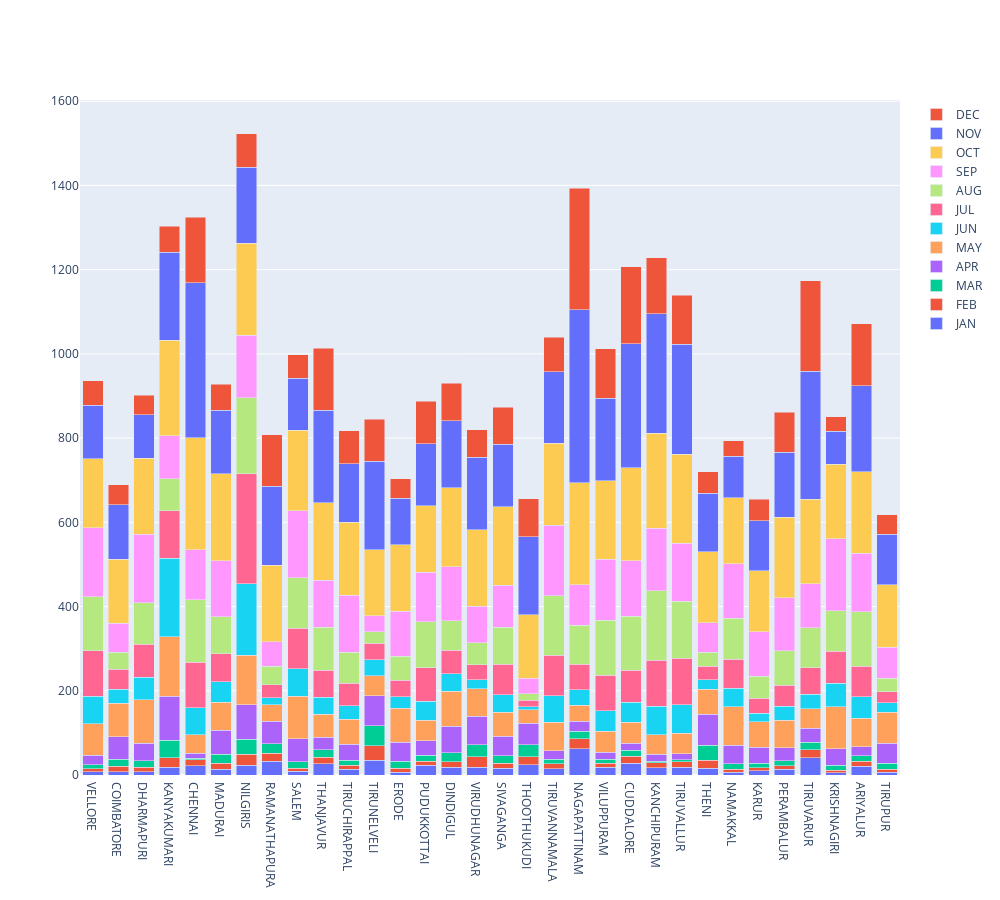

The notebook cell saved with this chart:
### Code cell
data=data.astype({"STATE_UT_NAME":'category'})
data=data.astype({"DISTRICT":'category'})
#district wise average annual flow of rainfall 

data1_vlr=data[['DISTRICT', 'JAN', 'FEB', 'MAR', 'APR', 'MAY', 'JUN', 'JUL', 'AUG', 'SEP', 'OCT', 'NOV', 'DEC']].loc[data['STATE_UT_NAME']=='TAMIL NADU']


month=['JAN', 'FEB', 'MAR', 'APR', 'MAY', 'JUN', 'JUL', 'AUG', 'SEP', 'OCT', 'NOV', 'DEC']

data2_vlr=[]
for i in month:
    data2_vlr.append(
        go.Bar(
            x = data1_vlr['DISTRICT'],
            y = data1_vlr[i].values,
            name = i))

layout = go.Layout(barmode = 'stack',width=1000, height=900)
go.Figure(data = data2_vlr, layout = layout).show()

### Figure 1 — Plotly figure (JSON) as saved in the notebook; plotly's stock layout.template omitted (floating-point values rounded to 4 significant figures)
{"data": [{"name": "JAN", "type": "bar", "x": ["VELLORE", "COIMBATORE", "DHARMAPURI", "KANYAKUMARI", "CHENNAI", "MADURAI", "NILGIRIS", "RAMANATHAPURA", "SALEM", "THANJAVUR", "TIRUCHIRAPPAL", "TIRUNELVELI", "ERODE", "PUDUKKOTTAI", "DINDIGUL", "VIRUDHUNAGAR", "SIVAGANGA", "THOOTHUKUDI", "TIRUVANNAMALA", "NAGAPATTINAM", "VILUPPURAM", "CUDDALORE", "KANCHIPURAM", "TIRUVALLUR", "THENI", "NAMAKKAL", "KARUR", "PERAMBALUR", "TIRUVARUR", "KRISHNAGIRI", "ARIYALUR", "TIRUPUR"], "y": [8.1, 8.1, 8, 18.4, 22.1, 13.6, 23.1, 33, 8.5, 26.9, 13.6, 35.4, 6.6, 23.2, 19, 18.8, 15.6, 24.6, 14.7, 62.6, 18.5, 27.9, 17.3, 18, 16, 6.5, 9.7, 13.1, 40.9, 4.9, 21.2, 7.1]}, {"name": "FEB", "type": "bar", "x": ["VELLORE", "COIMBATORE", "DHARMAPURI", "KANYAKUMARI", "CHENNAI", "MADURAI", "NILGIRIS", "RAMANATHAPURA", "SALEM", "THANJAVUR", "TIRUCHIRAPPAL", "TIRUNELVELI", "ERODE", "PUDUKKOTTAI", "DINDIGUL", "VIRUDHUNAGAR", "SIVAGANGA", "THOOTHUKUDI", "TIRUVANNAMALA", "NAGAPATTINAM", "VILUPPURAM", "CUDDALORE", "KANCHIPURAM", "TIRUVALLUR", "THENI", "NAMAKKAL", "KARUR", "PERAMBALUR", "TIRUVARUR", "KRISHNAGIRI", "ARIYALUR", "TIRUPUR"], "y": [6.8, 12.2, 10.2, 22, 14.6, 14.5, 26.2, 18.3, 7.5, 15.4, 9.1, 33.9, 9.5, 9.9, 11.9, 24, 12.3, 18.2, 11.8, 23.1, 9.7, 16.2, 11.8, 13.5, 19.4, 7.4, 7.8, 8.3, 19.2, 5.8, 11.3, 6.9]}, {"name": "MAR", "type": "bar", "x": ["VELLORE", "COIMBATORE", "DHARMAPURI", "KANYAKUMARI", "CHENNAI", "MADURAI", "NILGIRIS", "RAMANATHAPURA", "SALEM", "THANJAVUR", "TIRUCHIRAPPAL", "TIRUNELVELI", "ERODE", "PUDUKKOTTAI", "DINDIGUL", "VIRUDHUNAGAR", "SIVAGANGA", "THOOTHUKUDI", "TIRUVANNAMALA", "NAGAPATTINAM", "VILUPPURAM", "CUDDALORE", "KANCHIPURAM", "TIRUVALLUR", "THENI", "NAMAKKAL", "KARUR", "PERAMBALUR", "TIRUVARUR", "KRISHNAGIRI", "ARIYALUR", "TIRUPUR"], "y": [9.2, 17.2, 15.9, 42.5, 3, 20.6, 35.6, 23.5, 16, 17.3, 11.8, 48.1, 16.8, 13.5, 22.4, 28.8, 17.5, 29.1, 11.4, 18.5, 9.3, 14.6, 3.3, 5.1, 35.4, 12.7, 10.4, 12.7, 17.2, 12.3, 13.1, 13.4]}, {"name": "APR", "type": "bar", "x": ["VELLORE", "COIMBATORE", "DHARMAPURI", "KANYAKUMARI", "CHENNAI", "MADURAI", "NILGIRIS", "RAMANATHAPURA", "SALEM", "THANJAVUR", "TIRUCHIRAPPAL", "TIRUNELVELI", "ERODE", "PUDUKKOTTAI", "DINDIGUL", "VIRUDHUNAGAR", "SIVAGANGA", "THOOTHUKUDI", "TIRUVANNAMALA", "NAGAPATTINAM", "VILUPPURAM", "CUDDALORE", "KANCHIPURAM", "TIRUVALLUR", "THENI", "NAMAKKAL", "KARUR", "PERAMBALUR", "TIRUVARUR", "KRISHNAGIRI", "ARIYALUR", "TIRUPUR"], "y": [22.3, 53.4, 41.7, 104.3, 12, 57.8, 82.4, 53, 54, 30.5, 38.4, 70.4, 44.5, 34.2, 62.6, 67.5, 46.1, 51.5, 19.3, 24, 16.3, 17, 16.4, 13.7, 73.4, 44.1, 38, 30.8, 33.7, 39.9, 21.9, 48]}, {"name": "MAY", "type": "bar", "x": ["VELLORE", "COIMBATORE", "DHARMAPURI", "KANYAKUMARI", "CHENNAI", "MADURAI", "NILGIRIS", "RAMANATHAPURA", "SALEM", "THANJAVUR", "TIRUCHIRAPPAL", "TIRUNELVELI", "ERODE", "PUDUKKOTTAI", "DINDIGUL", "VIRUDHUNAGAR", "SIVAGANGA", "THOOTHUKUDI", "TIRUVANNAMALA", "NAGAPATTINAM", "VILUPPURAM", "CUDDALORE", "KANCHIPURAM", "TIRUVALLUR", "THENI", "NAMAKKAL", "KARUR", "PERAMBALUR", "TIRUVARUR", "KRISHNAGIRI", "ARIYALUR", "TIRUPUR"], "y": [75, 79.7, 102.8, 141.5, 43.5, 66.4, 117.3, 39, 100.8, 54.3, 59.7, 47.7, 81.1, 49.8, 83, 65.2, 57.6, 31, 68.2, 38, 50.4, 50.1, 46.3, 48.4, 59.5, 91.8, 60.8, 65.4, 46.8, 99.4, 66.8, 73.7]}, {"name": "JUN", "type": "bar", "x": ["VELLORE", "COIMBATORE", "DHARMAPURI", "KANYAKUMARI", "CHENNAI", "MADURAI", "NILGIRIS", "RAMANATHAPURA", "SALEM", "THANJAVUR", "TIRUCHIRAPPAL", "TIRUNELVELI", "ERODE", "PUDUKKOTTAI", "DINDIGUL", "VIRUDHUNAGAR", "SIVAGANGA", "THOOTHUKUDI", "TIRUVANNAMALA", "NAGAPATTINAM", "VILUPPURAM", "CUDDALORE", "KANCHIPURAM", "TIRUVALLUR", "THENI", "NAMAKKAL", "KARUR", "PERAMBALUR", "TIRUVARUR", "KRISHNAGIRI", "ARIYALUR", "TIRUPUR"], "y": [65.9, 32.9, 53.6, 186.1, 64.1, 48.7, 169.8, 16.9, 65.1, 39.8, 31.5, 37.9, 27.5, 44.6, 41.2, 22.1, 41.9, 7.1, 62.4, 36.8, 48.9, 47.3, 68.4, 68.6, 22, 44, 19.8, 32.6, 33.4, 55.9, 51.5, 22]}, {"name": "JUL", "type": "bar", "x": ["VELLORE", "COIMBATORE", "DHARMAPURI", "KANYAKUMARI", "CHENNAI", "MADURAI", "NILGIRIS", "RAMANATHAPURA", "SALEM", "THANJAVUR", "TIRUCHIRAPPAL", "TIRUNELVELI", "ERODE", "PUDUKKOTTAI", "DINDIGUL", "VIRUDHUNAGAR", "SIVAGANGA", "THOOTHUKUDI", "TIRUVANNAMALA", "NAGAPATTINAM", "VILUPPURAM", "CUDDALORE", "KANCHIPURAM", "TIRUVALLUR", "THENI", "NAMAKKAL", "KARUR", "PERAMBALUR", "TIRUVARUR", "KRISHNAGIRI", "ARIYALUR", "TIRUPUR"], "y": [107.3, 47.2, 77.9, 112.5, 108.6, 66.6, 260.8, 30.1, 96.4, 65, 53.2, 39.5, 38.9, 79.3, 55.9, 35.8, 72, 15.9, 96, 59.9, 83.9, 75.1, 109.5, 110.3, 32.6, 68, 35.7, 50.3, 64, 75.4, 72.7, 27.1]}, {"name": "AUG", "type": "bar", "x": ["VELLORE", "COIMBATORE", "DHARMAPURI", "KANYAKUMARI", "CHENNAI", "MADURAI", "NILGIRIS", "RAMANATHAPURA", "SALEM", "THANJAVUR", "TIRUCHIRAPPAL", "TIRUNELVELI", "ERODE", "PUDUKKOTTAI", "DINDIGUL", "VIRUDHUNAGAR", "SIVAGANGA", "THOOTHUKUDI", "TIRUVANNAMALA", "NAGAPATTINAM", "VILUPPURAM", "CUDDALORE", "KANCHIPURAM", "TIRUVALLUR", "THENI", "NAMAKKAL", "KARUR", "PERAMBALUR", "TIRUVARUR", "KRISHNAGIRI", "ARIYALUR", "TIRUPUR"], "y": [129, 40.6, 99.3, 76.7, 147.9, 87.3, 180.9, 44.2, 119.6, 101.8, 73.8, 26.8, 57.6, 109, 70.5, 51.4, 88.2, 15.8, 142.3, 93, 130.2, 129.2, 164.1, 135.4, 33.3, 97.4, 51.8, 81.9, 94, 96.4, 129.2, 31.7]}, {"name": "SEP", "type": "bar", "x": ["VELLORE", "COIMBATORE", "DHARMAPURI", "KANYAKUMARI", "CHENNAI", "MADURAI", "NILGIRIS", "RAMANATHAPURA", "SALEM", "THANJAVUR", "TIRUCHIRAPPAL", "TIRUNELVELI", "ERODE", "PUDUKKOTTAI", "DINDIGUL", "VIRUDHUNAGAR", "SIVAGANGA", "THOOTHUKUDI", "TIRUVANNAMALA", "NAGAPATTINAM", "VILUPPURAM", "CUDDALORE", "KANCHIPURAM", "TIRUVALLUR", "THENI", "NAMAKKAL", "KARUR", "PERAMBALUR", "TIRUVARUR", "KRISHNAGIRI", "ARIYALUR", "TIRUPUR"], "y": [163.9, 69.1, 162.6, 102.1, 118.5, 133.3, 148.4, 58.1, 159.5, 111.8, 135.4, 38.2, 105.8, 117.7, 127.8, 87.5, 98.9, 36.1, 167.4, 96.4, 145.3, 131.5, 148.8, 137.3, 70.5, 129.9, 106.3, 125.9, 105, 171.3, 138.6, 74]}, {"name": "OCT", "type": "bar", "x": ["VELLORE", "COIMBATORE", "DHARMAPURI", "KANYAKUMARI", "CHENNAI", "MADURAI", "NILGIRIS", "RAMANATHAPURA", "SALEM", "THANJAVUR", "TIRUCHIRAPPAL", "TIRUNELVELI", "ERODE", "PUDUKKOTTAI", "DINDIGUL", "VIRUDHUNAGAR", "SIVAGANGA", "THOOTHUKUDI", "TIRUVANNAMALA", "NAGAPATTINAM", "VILUPPURAM", "CUDDALORE", "KANCHIPURAM", "TIRUVALLUR", "THENI", "NAMAKKAL", "KARUR", "PERAMBALUR", "TIRUVARUR", "KRISHNAGIRI", "ARIYALUR", "TIRUPUR"], "y": [163.2, 151.9, 180.5, 226.3, 266.5, 206.2, 217.9, 182.4, 190.9, 183.8, 173.2, 157.5, 158.9, 158, 188.1, 180.7, 187.1, 151.3, 194.2, 241.2, 186.5, 220.2, 225.8, 211, 167.7, 156.8, 144.6, 191, 200.3, 176.9, 193.4, 147.7]}, {"name": "NOV", "type": "bar", "x": ["VELLORE", "COIMBATORE", "DHARMAPURI", "KANYAKUMARI", "CHENNAI", "MADURAI", "NILGIRIS", "RAMANATHAPURA", "SALEM", "THANJAVUR", "TIRUCHIRAPPAL", "TIRUNELVELI", "ERODE", "PUDUKKOTTAI", "DINDIGUL", "VIRUDHUNAGAR", "SIVAGANGA", "THOOTHUKUDI", "TIRUVANNAMALA", "NAGAPATTINAM", "VILUPPURAM", "CUDDALORE", "KANCHIPURAM", "TIRUVALLUR", "THENI", "NAMAKKAL", "KARUR", "PERAMBALUR", "TIRUVARUR", "KRISHNAGIRI", "ARIYALUR", "TIRUPUR"], "y": [127.2, 129.6, 103.3, 208.6, 367.8, 151.3, 181.2, 187.2, 123.8, 219.2, 139.9, 210.1, 110.5, 147.1, 159, 172.7, 148.5, 185.4, 170.2, 411.7, 195.1, 295.3, 283, 261.3, 139, 98.8, 119.1, 155, 304, 77.9, 205.2, 120]}, {"name": "DEC", "type": "bar", "x": ["VELLORE", "COIMBATORE", "DHARMAPURI", "KANYAKUMARI", "CHENNAI", "MADURAI", "NILGIRIS", "RAMANATHAPURA", "SALEM", "THANJAVUR", "TIRUCHIRAPPAL", "TIRUNELVELI", "ERODE", "PUDUKKOTTAI", "DINDIGUL", "VIRUDHUNAGAR", "SIVAGANGA", "THOOTHUKUDI", "TIRUVANNAMALA", "NAGAPATTINAM", "VILUPPURAM", "CUDDALORE", "KANCHIPURAM", "TIRUVALLUR", "THENI", "NAMAKKAL", "KARUR", "PERAMBALUR", "TIRUVARUR", "KRISHNAGIRI", "ARIYALUR", "TIRUPUR"], "y": [58.3, 47.4, 46.3, 61.5, 155.6, 61.6, 79.1, 122.1, 55.8, 147.3, 78.4, 99.6, 45.2, 101.1, 89.3, 65.6, 87.1, 90.3, 82.1, 288.1, 117.5, 182.3, 133, 117, 51.2, 36, 51, 94.9, 214.8, 34.6, 146.9, 46.6]}], "layout": {"barmode": "stack", "height": 900, "width": 1000}}
